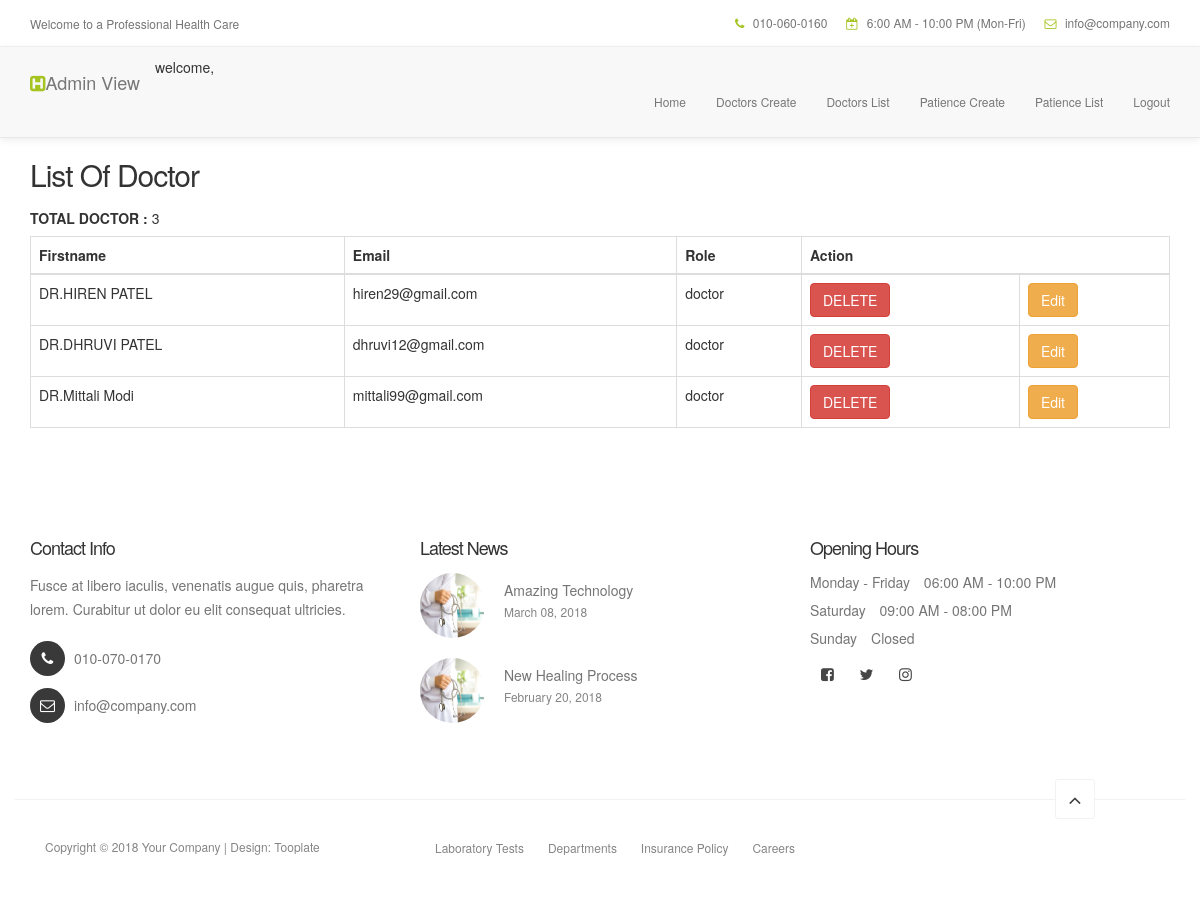
Screenshot of /viewdoctor/ (signed in) with the database file from the repository.
### myapp/models.py (models this page shows, shortened)
class User(AbstractUser):
    ROLES = (
        ('admin', 'Admin'),
        ('doctor', 'Doctor'),
        ('patiences', 'Patience'),
    )
    choice = (
       ('male','Male'),
       ('female','Female'),
    )
    speciality = (
        ('mbbs','Mbbs'),
        ('cardiology','Cardiology'),
        ('neurologist','Neurologist'),
        ('surgen','Surgen'),
    )
    roles = models.CharField(max_length=30,choices = ROLES)
    address = models.TextField(default=None,blank=True,null=True)
    gender = models.CharField(choices = choice,max_length=7)
    speciality = models.CharField(max_length=30,choices=speciality)
    clinic_name=models.CharField(max_length=30,default=None,blank=True,null=True)
    profile = models.ImageField(upload_to='profiles/',blank=True,null=True)

### myapp/views.py (the view)
# urls.py: path('viewdoctor/',views.view_doctor,name='list_doctor'),
@login_required(login_url='/login/')
def view_doctor(request):
    a=User.objects.filter(roles='doctor')
    return render(request,'list_doctor.html',{'a':a})

### myapp/templates/list_doctor.html (shortened to what this page needs)
{% extends 'doctor_header.html' %}
{% block content %}
<!DOCTYPE html>
<html lang="en">
<head>
  <link rel="stylesheet" href="https://maxcdn.bootstrapcdn.com/bootstrap/3.4.1/css/bootstrap.min.css">
</head>
<body>
<div class="container">
  <h2>List Of Doctor</h2>
  <h5><strong>TOTAL DOCTOR : </strong>{{a.count}}</h5>
  <table class="table table-bordered">
    <thead>
      <tr>
        <th>Firstname</th>
        <th>Email</th>
        <th>Role</th>
        <th colspan="2">Action</th>
      </tr>
    </thead>
    <tbody>
        {% for one in a %}
      <tr>
        <td>{{one.first_name}}</td>
        <td>{{one.email}}</td>
        <td>{{one.roles}}</td>
        <td><a href="{% url 'delete_doctor' one.id %}"><button class="btn btn-danger">DELETE</button></a>  </td>
        <td><a href="{% url 'update_doctor' one.id %}"><button class="btn btn-warning">Edit</button></a>  </td>
      </tr>
      {% endfor %}
    </tbody>
  </table>
</div>
</body>
</html>
{% endblock %}

### myapp/static/css/tooplate-style.css (style rules this page uses)
body { background: #ffffff; font-family: 'Poppins', sans-serif; overflow-x: hidden; }
h1,h2,h3,h4,h5,h6 { font-weight: 600; line-height: inherit; }
h1,h2,h3,h4 { letter-spacing: -1px; }
h5 { font-weight: 500; }
h2 { color: #272727; font-size: 3em; padding-bottom: 10px; }
html { -webkit-font-smoothing: antialiased; }
a { color: #252525; -webkit-transition: 0.5s; transition: 0.5s; text-decoration: none !important; }
@media only screen and (max-width: 1200px) { h2 { font-size: 2.5em; } }

### rows the page displays
User: first_name "DR.HIREN PATEL", email "hiren29@gmail.com", roles "doctor"
User: first_name "DR.DHRUVI PATEL", email "dhruvi12@gmail.com", roles "doctor"
User: first_name "DR.Mittali Modi", email "mittali99@gmail.com", roles "doctor"

### other values shown
{{ a.count }} "3"
